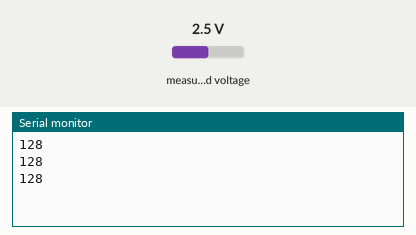
Simulated run of this sketch. Board: Arduino Uno, built with avr-gcc and run on an emulated ATmega328P. Parts: the last lines printed to the serial monitor. Wiring (inferred from the names in the program): PCF8591 converter at I2C address 0x48. The test bench sets the inputs (shaded band); at power-on: measured voltage 2.5 V.

Above: at 1.3 s.
1.4 s: measured voltage set to 0.1 V
At 2.3 s:
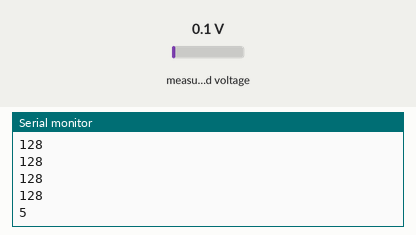
2.9 s: measured voltage set to 1.2 V
At 3.4 s:
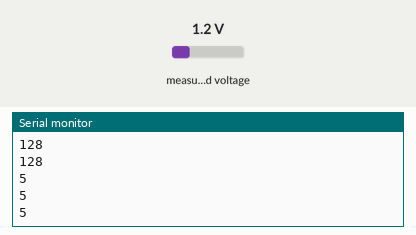
Timing chart, 0 to 5.9 s (numbered marks = the images above; inputs shaded):
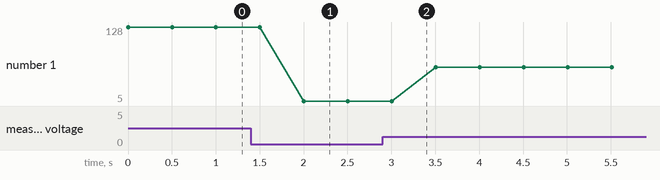

The sketch:

program_ADC.ino
```cpp
#include <Wire.h>
#define PCF8591 (0x90 >> 1)
byte adcvalue0;

void setup()
{
  Wire.begin();
  Serial.begin(9600);
}

void loop()
{
  Wire.beginTransmission(PCF8591);
  Wire.write(0x04);
  Wire.endTransmission();
  Wire.requestFrom(PCF8591, 1);

  adcvalue0=Wire.read();

  Serial.print(adcvalue0);
  Serial.println();
  delay(500);
}
```

Measured:
- after the input at 1.4 s, the serial monitor: prints a new line after 0.60 s (image 1)
- plotted number 1: 128 → 5 after the input at 1.4 s, 5 → 61 after the input at 2.9 s
